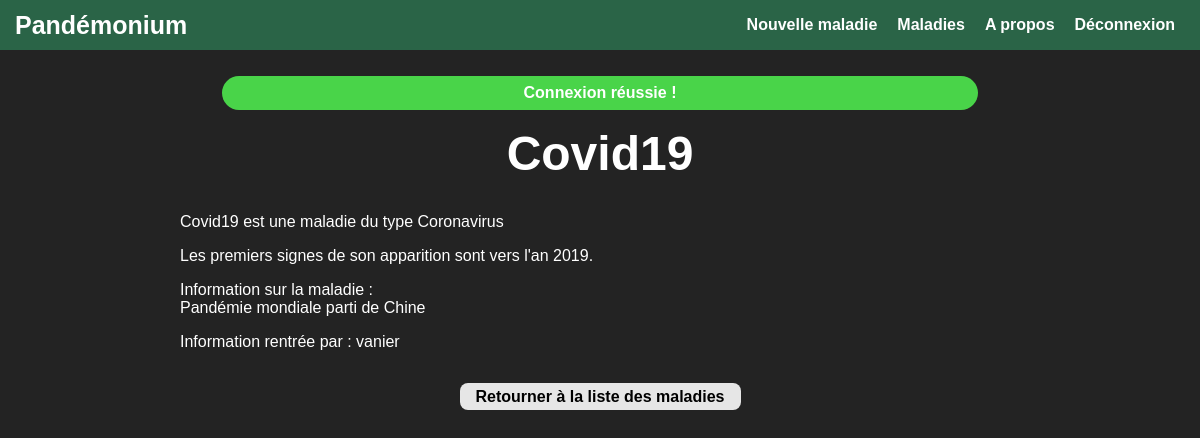
Before: /index.php/pandemics/1 (signed in) with the older database file.
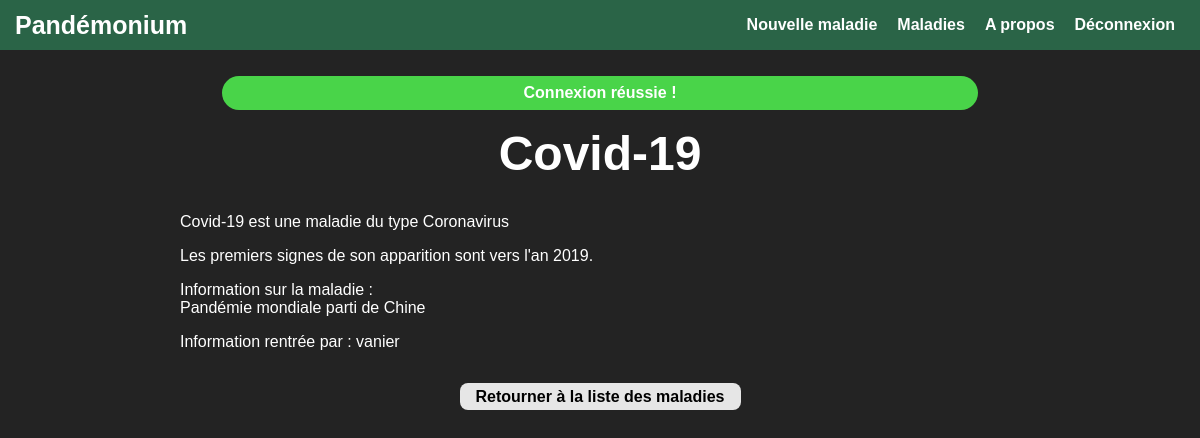
After: the same page with the newer database file.
### tables this page shows
CREATE TABLE `pandemics` (
  `id` int NOT NULL AUTO_INCREMENT,
  `name` varchar(255) NOT NULL,
  `type` varchar(255) NOT NULL,
  `discoveryYear` int NOT NULL,
  `description` text NOT NULL,
  `creator` varchar(255) NOT NULL,
  PRIMARY KEY (`id`)
);

### src/controller/PandemicController.php (called while the page is built, shortened)
<?php
class PandemicController
{
    private $view, $storage, $router, $manager;
    public function __construct($view, $storage, $router, $manager)
    {
        $this->view = $view;
        $this->storage = $storage;
        $this->manager = $manager;
    }
    public function showInformation($id)
    {
        $pandemic = $this->storage->read($id);
        if ($pandemic !== null) {
            $this->view->makePandemicPage($pandemic, $id, $this->permission($pandemic));
        } else {
            $this->view->displayUnknownPandemic();
        }
    }
    private function permission($pandemic)
    {
        return $this->manager->getUser() !== null && ($this->manager->getUser()->getUsername() === $pandemic->getCreator() || $this->manager->isAdminConnected());
    }
}

### src/PandemicRouter.php (called while the page is built, shortened)
<?php
require_once("AbstractRouter.php");
require_once("controller/PandemicController.php");
require_once("view/PandemicView.php");
class PandemicRouter extends AbstractRouter
{
    public function main($db, $path_exploded = "", $auth_manager = null)
    {
        $is_user_connected = $auth_manager->isUserConnected();
        $next = ".";
        for ($i = 0; $i < count(array_slice(explode('/', $_SERVER['SCRIPT_NAME']), 1)); $i++) {
            $next .= "/..";
        }
        try {
            $controller = new PandemicController($this->view, $db->getStorage('pandemics'), $this->main_router, $auth_manager);
            if (count($path_exploded) <= 0 || $path_exploded[0] === '' || $path_exploded[0] === "list") {
                if ($_SERVER['REQUEST_METHOD'] === "POST") {
                    $controller->showListSearch($_POST["search"]);
                } else if ($_SERVER['REQUEST_METHOD'] == "GET") {
                    $controller->showList();
                } else {
                    $this->view->show405();
                }
            } else {
                if ($path_exploded[0] === "create") {
                    if ($is_user_connected) {
                        if ($_SERVER['REQUEST_METHOD'] === "POST") {
                            $controller->saveNewPandemic($_POST);
                        } else if ($_SERVER['REQUEST_METHOD'] == "GET") {
                            $controller->newPandemic();
                        } else {
                            $this->view->show405();
                        }
                    } else {
                        $next .= $this->main_router->getSimpleURL('pandemics_create');
                        $this->POSTredirect($this->main_router->getSimpleURL('accounts_login') . "?next=$next", "Vous devez être connecté pour créer une pandémie.", "info");
                    }
                } else if (count($path_exploded) == 1) {
                    if ($is_user_connected) {
                        $controller->showInformation($path_exploded[0], $auth_manager->getUser());
                    }
                } else if (count($path_exploded) == 2) {
                    if ($path_exploded[1] === 'update') {
                        if ($is_user_connected) {
                            if ($_SERVER['REQUEST_METHOD'] === "POST") {
                                $controller->updatePandemic($_POST);
                            } else if ($_SERVER['REQUEST_METHOD'] == "GET") {
                                $controller->askUpdatePandemic($path_exploded[0]);
                            } else {
                                $this->view->show405();
                            }
                        } else {
                            $next .= $this->main_router->getConfigurableURL('pandemics_update', array('id' => $path_exploded[0]));
                            $this->POSTredirect(
                                $this->main_router->getSimpleURL('accounts_login') . "?next=$next",
                                "Vous devez être connecté pour modifier une pandémie.",
                                "info"
                            );
                        }
                    } else if ($path_exploded[1] === "delete") {
                        if ($is_user_connected) {
                            if ($_SERVER['REQUEST_METHOD'] === "POST") {
                                $controller->deletePandemic($_POST);
                            } else if ($_SERVER['REQUEST_METHOD'] == "GET") {
                                $controller->askDeletionPandemic($path_exploded[0]);
                            } else {
                                $this->view->show405();
                            }
                        } else {
                            $next .= $this->main_router->getConfigurableURL('pandemics_delete', array('id' => $path_exploded[0]));
                            $this->POSTredirect(
                                $this->main_router->getSimpleURL('accounts_login') . "?next=$next",
                                "Vous devez être connecté pour supprimer une pandémie."
                            );
                        }
                    }
                } else {
                    $this->view->show404();
                }
            }
        } catch (Exception $e) {
            $this->view->show500();
        }
    }
}

### src/Router.php (called while the page is built, shortened)
<?php
require_once("AbstractRouter.php");
require_once("PandemicRouter.php");
class Router extends AbstractRouter
{
    private $subrouters;
    public function __construct()
    {
        $this->subrouters = array(new PandemicRouter($this), new AuthenticationRouter($this), new AdminRouter($this));
    }
    public function createURLs()
    {
        $this->urls["home"] = "";
        $this->urls["about"] = "/about";
        $this->urls = array_merge($this->urls, $this->getSubRouter("pandemics")->getURLs());
        $this->urls = array_merge($this->urls, $this->getSubRouter("accounts")->getURLs());
        $this->urls = array_merge($this->urls, $this->getSubRouter("admin")->getURLs());
    }
    public function main($db, $path_exploded = "", $auth_manager = null)
    {
        if (isset($_SERVER['PATH_INFO'])) {
            $path_exploded = array_slice(explode('/', $_SERVER['PATH_INFO']), 1);
        }
        $auth_manager = new AuthenticationManager($db->getStorage("users"));
        try {
            if ($path_exploded === "" || (count($path_exploded) == 1 && $path_exploded[0] === "")) {
                $this->view->homePage();
            } else if (count($path_exploded) == 1 && $path_exploded[0] === "about") {
                $this->view->aboutPage();
            } else {
                switch ($path_exploded[0]) {
                    case 'pandemics':
                        $sub_router = $this->getSubRouter("pandemics");
                        $sub_router->main($db, array_slice($path_exploded, 1), $auth_manager);
                        $this->view = $sub_router->getView();
                        break;
                }
            }
        } catch (Exception $e) {
            $this->view->show500();
        }
        if ($auth_manager->isUserConnected()) {
            $this->view->removeNavLink("Connexion");
            $this->view->removeNavLink("S'inscrire");
        } else {
            $this->view->removeNavLink("Nouvelle maladie");
            $this->view->removeNavLink("Déconnexion");
        }
        if (!$auth_manager->isAdminConnected()) {
            $this->view->removeNavLink("Admin");
        }
        $this->view->setFeedback($this->getFeedback());
        $this->view->render();
    }
    public function getSubRouter($app_name)
    {
        foreach ($this->subrouters as $key) {
            if ($key->getAppName() === $app_name) {
                return $key;
            }
        }
        return null;
    }
}

### index.php (called while the page is built, shortened)
<?php
require_once("Router.php");
require_once("settings.php");
$router = new Router();
$router->main($db);
?>

### src/model/Pandemic.php (called while the page is built, shortened)
<?php
class Pandemic
{
    private $name, $type, $discoveryYear, $description, $creator;
    public function getName()
    {
        return $this->name;
    }
    public function getType()
    {
        return $this->type;
    }
    public function getDiscoveryYear()
    {
        return $this->discoveryYear;
    }
    public function getDescription()
    {
        return $this->description;
    }
    public function getCreator()
    {
        return $this->creator;
    }
    public function setName($name)
    {
        $this->name = $name;
    }
    public function setType($type)
    {
        $this->type = $type;
    }
    public function setDiscoveryYear($discoveryYear)
    {
        $this->discoveryYear = $discoveryYear;
    }
    public function setDescription($description)
    {
        $this->description = $description;
    }
    public function setCreator($creator)
    {
        $this->creator = $creator;
    }
}

### src/model/PandemicStorageMySQL.php (called while the page is built, shortened)
<?php
require_once("model/Pandemic.php");
class PandemicStorageMySQL implements Storage
{
    private $database;
    public function __construct($pdo)
    {
        $this->database = $pdo;
    }
    public function read($object_id)
    {
        $request = "SELECT * FROM pandemics WHERE id=:id";
        $stmt = $this->database->prepare($request);
        $stmt->execute(array(":id" => intval($object_id)));
        $fetched_data = $stmt->fetch(PDO::FETCH_ASSOC);
        if ($fetched_data) {
            return new Pandemic($fetched_data['name'], $fetched_data['type'], intval($fetched_data['discoveryYear']), $fetched_data['description'], $fetched_data['creator']);
        }
        return null;
    }
}

### src/Utils.php (called while the page is built)
<?php
class Utils {
    public static function htmlesc($str)
    {
        return htmlentities(
            $str,
            ENT_QUOTES
                | ENT_SUBSTITUTE
                | ENT_HTML5,
            'UTF-8'
        );
    }
}

### src/view/AbstractView.php (called while the page is built, shortened)
<?php
abstract class AbstractView
{
    protected $title, $content, $menu, $css,
        $router, $include_file_name, $feedback,
        $navLinksToRemove;
    public function __construct($router, $include_file_name, $feedback = array())
    {
        $this->router = $router;
        $this->include_file_name = $include_file_name;
        $this->feedback = $feedback;
        $this->navLinksToRemove = array();
    }
    public function render()
    {
        $content = $this->content;
        $feedback = $this->feedback;
        $menu = $this->getMenu();
        include($this->include_file_name);
    }
    public function getMenu()
    {
        $menu = array(
            "Nouvelle maladie" => $this->router->getSimpleURL("pandemics_create"),
            "Maladies" => $this->router->getSimpleURL("pandemics_list"),
            "A propos" => $this->router->getSimpleURL("about"),
            "Admin" => $this->router->getSimpleURL("admin_index"),
            "Connexion" => $this->router->getSimpleURL("accounts_login"),
            "S'inscrire" => $this->router->getSimpleURL("accounts_signup"),
            "Déconnexion" => $this->router->getSimpleURL("accounts_logout"),
        );
        foreach ($this->navLinksToRemove as $key) {
            if (isset($menu[$key])) {
                unset($menu[$key]);
            }
        }
        return $menu;
    }
    public function removeNavLink($key)
    {
        array_push($this->navLinksToRemove, $key);
    }
    public function setFeedback($feedback)
    {
        $this->feedback = $feedback;
    }
}

### src/AbstractRouter.php (called while the page is built, shortened)
<?php
abstract class AbstractRouter
{
    protected $app_name, $urls, $view, $main_router;
    public function __construct($app_name, $view, $main_router = null)
    {
        $this->app_name = $app_name;
        $this->urls = array();
    }
    public function getSimpleURL($name)
    {
        return $_SERVER['SCRIPT_NAME'] . $this->urls[$name];
    }
    public function getAppName()
    {
        return $this->app_name;
    }
    public function getURLs()
    {
        return $this->urls;
    }
}

### src/view/PandemicView.php (the view, shortened to what this page needs)
<?php
require_once("Utils.php");
require_once("view/AbstractView.php");
class PandemicView extends AbstractView
{
	public function makePandemicPage($pandemic, $id, $has_permission)
	{
		$this->content = "<h1>" . Utils::htmlesc($pandemic->getName()) . "</h1><article><p>" . Utils::htmlesc($pandemic->getName()) . " est une maladie du type " . Utils::htmlesc($pandemic->getType()) . "</p><p>Les premiers signes de son apparition sont vers l'an {$pandemic->getDiscoveryYear()}.</p><p>Information sur la maladie :<br>" . Utils::htmlesc($pandemic->getDescription()) . "</p><p>Information rentrée par : {$pandemic->getCreator()}</p></article>";
		$this->content .= "<div class=\"buttons\">";
		$this->content .= "<a class=\"button\" style=\"margin-top: 1em;\" href=\"{$this->router->getSimpleURL("pandemics_list")}\">Retourner à la liste des maladies</a></div>";
	}
}

### src/view/skull.php (shortened to what this page needs)
<?php
$SERVER_MAIN_URL = (isset($_SERVER["HTTPS"]) && $_SERVER["HTTPS"] === "on" ? "https://" : "http://") . $_SERVER['HTTP_HOST'];
?>
<!DOCTYPE html>
<html lang="fr">
<head>
    <link href="<?php echo $SERVER_MAIN_URL . "/css/screen.css"; ?>" rel="stylesheet" />
    <link href="<?php echo $SERVER_MAIN_URL . "/css/fontawesome.css"; ?>" rel="stylesheet" />
</head>
<body>
    <header id="header">
        <a class="logo" href="<?php echo $this->router->getSimpleURL('home') ?>">Pandémonium</a>
        <nav class="menu">
            <ul class="nav-links">
                <?php
                foreach ($menu as $text => $link) {
                    echo "<li><a class=\"li\"href=\"$link\">$text</a></li>";
                }
                ?>
            </ul>
        </nav>
    </header>
    <main>
        <?php if (isset($feedback['feedback']) && $feedback['feedback_type'] !== "") { ?>
            <div class="feedback <?php echo $feedback['feedback_type'] ?>"><?php echo $feedback['feedback']; ?></div>
        <?php } ?>
        <?php echo $content; ?>
    </main>
</body>
</html>

### css/screen.css (style rules this page uses)
* { box-sizing: border-box; }
body, textarea { font-family: Arial, Helvetica, sans-serif; }
body { margin: 0; padding: 0; background-color: rgb(35, 35, 35); color: white; min-width: 250px; }
main { padding: 10px 30%; }
h1 { margin-top: 1rem; text-align: center; font-size: 3em; }
a { color: white; }
.feedback { text-align: center; font-weight: bold; background: rgb(240, 234, 235); border-radius: 25px; margin: 1em auto; max-width: 90%; padding: 0.5em; }
.feedback.success { background-color: rgb(73, 212, 73); }
.button, button { display: inline-block; font-size: 1rem; padding: 0.35rem 1rem; font-weight: bold; text-align: center; vertical-align: middle; line-height: 1; color: black; background-color: rgba(245, 245, 245, 0.932); border: none; border-radius: 8px; cursor: pointer; text-decoration: none; transition: all 0.175s ease-in-out; }
.buttons { width: 100%; text-align: center; }
@media (max-width: 1200px) { main { padding: 10px 15%; } }

### css/nav.css (style rules this page uses)
header { display: flex; justify-content: flex-end; align-items: center; background-color: rgb(42, 100, 71); padding: 0 15px; height: 50px; line-height: 50px; position: relative; }
header .logo, .nav-links li a, #burger { text-decoration: none; font-weight: bold; transition: all 0.3s ease 0s; color: white; }
.logo { font-size: 25px; margin-right: auto; }
.nav-links { display: inline-block; list-style: none; padding: 0; margin: 0; }
.nav-links li { display: inline-block; }
.nav-links li a { display: block; padding: 0 10px; }

Changed rows visible on the page:
changed pandemics "Coronavirus": name "Covid19" → "Covid-19"
